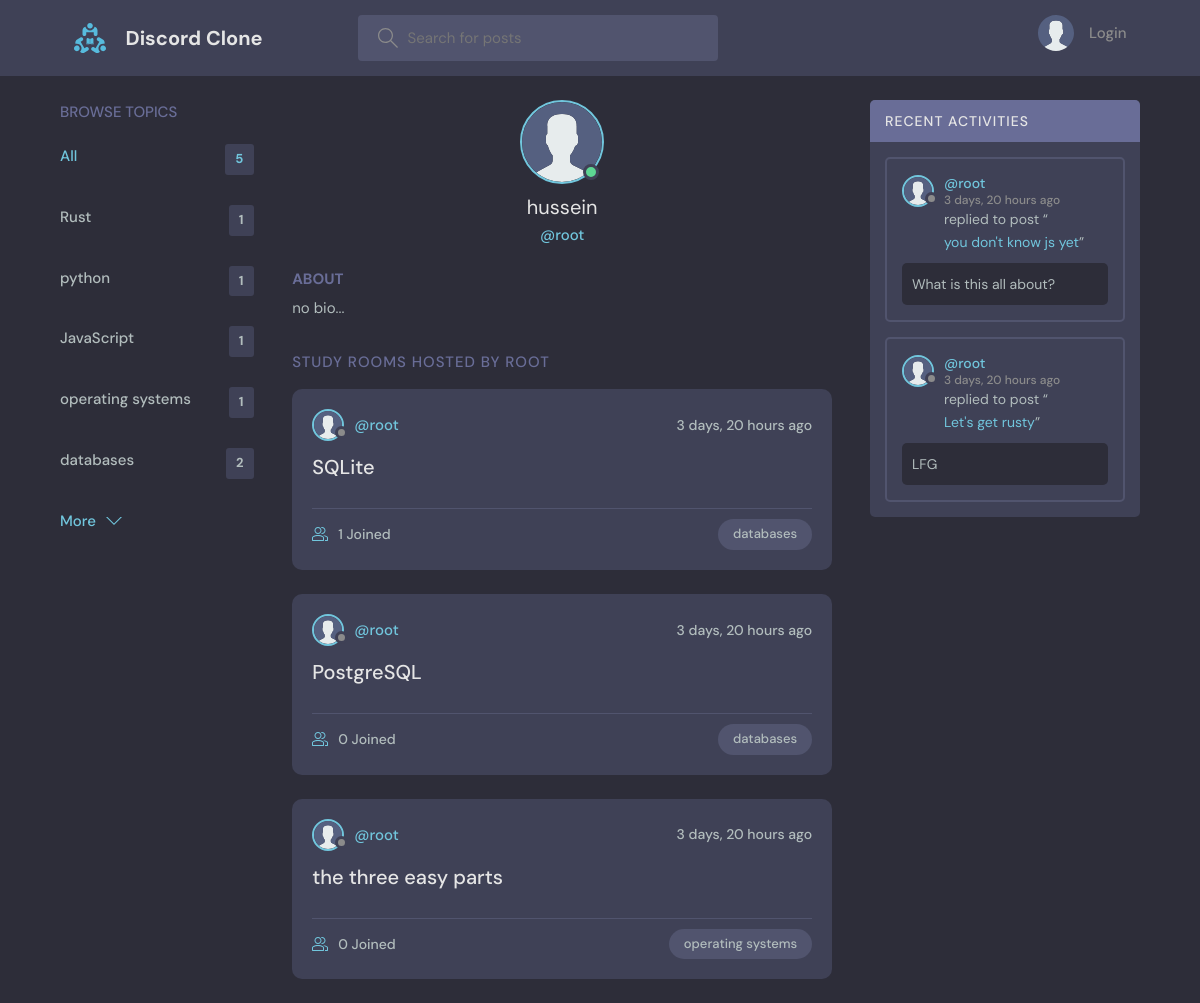
Page /profile/1/ on the committed database.
### base/models.py (models this page shows, shortened)
class Topic(models.Model):
    name = models.CharField(max_length=100)

class User(AbstractUser):
    name = models.CharField(max_length=50, null=True)
    email = models.EmailField(unique=True)
    bio = models.TextField(default='no bio...',null=True)
    avatar = models.ImageField(null=True,default='avatar.svg')
    USERNAME_FIELD = 'email'
    REQUIRED_FIELDS = []

class Room(models.Model):
    name = models.CharField(max_length=100)
    description = models.TextField(null=True, blank=True)
    created_at = models.DateTimeField(auto_now_add=True)
    updated_at = models.DateTimeField(auto_now=True)
    host = models.ForeignKey(User,null=True,on_delete=models.SET_NULL)
    topic = models.ForeignKey(Topic,null=True,on_delete=models.SET_NULL)
    participants = models.ManyToManyField(User, related_name='participants')
    class Meta:
        ordering = ['-created_at', '-updated_at']
    def __str__(self):
        return self.name

class Message(models.Model):
    body = models.CharField(max_length=200)
    created_at = models.DateTimeField(auto_now_add=True)
    updated_at = models.DateTimeField(auto_now=True)
    user = models.ForeignKey(User,on_delete=models.CASCADE)
    room = models.ForeignKey(Room,on_delete=models.CASCADE)
    class Meta:
        ordering = ['-created_at', '-updated_at']

### base/views.py (the view)
# urls.py: path('profile/<str:id>/',views.user_profile,name='profile'),
def user_profile(request,id):
    user = User.objects.get(id=id)
    rooms = user.room_set.all()
    room_messages = user.message_set.all()
    topics = Topic.objects.all()
    context = {
        'user': user,
        'rooms': rooms,
        'room_messages': room_messages,
        'topics': topics,
    }
    return render(request, 'base/profile.html',context)

### base/templates/base/profile.html (shortened to what this page needs)
{% extends 'base.html' %}
{% block content %}
<main class="profile-page layout layout--3">
  <div class="container">
    {% include 'base/topics_component.html' %}
    <div class="roomList">
      <div class="profile">
        <div class="profile__avatar">
          <div class="avatar avatar--large active">
            <img src="{{user.avatar.url}}" />
          </div>
        </div>
        <div class="profile__info">
          <h3>{{user.name}}</h3>
          <p>@{{user.username}}</p>
        </div>
        <div class="profile__about">
          <h3>About</h3>
          <p>
            {{user.bio}}
          </p>
        </div>
      </div>
      <div class="roomList__header">
        <div>
          <h2>Study Rooms Hosted by {{user.username}}</a>
          </h2>
        </div>
      </div>
      {% include 'base/feed_component.html' %}
    </div>
    {% include 'base/activity_component.html' %}
  </div>
</main>
{% endblock content %}

### base/templates/base/topics_component.html
<div class="topics">
  <div class="topics__header">
      <h2>Browse Topics</h2>
  </div>
  <ul class="topics__list">
      <li>
          <a href="{% url 'home' %}" class="active">All <span>{{topics.count}}</span></a>
      </li>
      {% for topic in topics %}
      <li>
          <a href="{% url 'home' %}?q={{topic.name}}">{{topic.name}}<span>{{topic.room_set.all.count}}</span></a>
      </li>
      {% endfor %}
  </ul>
  <a class="btn btn--link" href="{% url 'topics' %}">
      More
      <svg version="1.1" xmlns="http://www.w3.org/2000/svg" width="32" height="32" viewBox="0 0 32 32">
          <title>chevron-down</title>
          <path d="M16 21l-13-13h-3l16 16 16-16h-3l-13 13z"></path>
      </svg>
  </a>
</div>

### base/templates/base/feed_component.html (shortened to what this page needs)
{% for room in rooms %}
<div class="roomListRoom">
    <div class="roomListRoom__header">
        <a href="{% url 'profile' room.host.id %}" class="roomListRoom__author">
            <div class="avatar avatar--small">
                <img src="{{room.host.avatar.url}}" />
            </div>
            <span>@{{room.host.username}}</span>
        </a>
        <div class="roomListRoom__actions">
            <span>{{room.created_at|timesince}} ago</span>
        </div>
    </div>
    <div class="roomListRoom__content">
        <a href="{% url 'room' room.id %}">{{room.name}}</a>
    </div>
    <div class="roomListRoom__meta">
        <a href="{% url 'room' room.id %}" class="roomListRoom__joined">
            {{room.participants.all.count}} Joined
        </a>
        <p class="roomListRoom__topic">{{room.topic.name}}</p>
    </div>
</div>
{% endfor %}

### base/templates/base/activity_component.html (shortened to what this page needs)
<div class="activities">
  <div class="activities__header">
      <h2>Recent Activities</h2>
  </div>
  {% for message in room_messages %}
  <div class="activities__box">
      <div class="activities__boxHeader roomListRoom__header">
          <a href="{% url 'profile' message.user.id %}" class="roomListRoom__author">
              <div class="avatar avatar--small">
                  <img src="{{message.user.avatar.url}}" />
              </div>
              <p>
                  @{{message.user.username}}
                  <span>{{message.created_at|timesince}} ago</span>
              </p>
          </a>
      </div>
      <div class="activities__boxContent">
          <p>replied to post “<a href="{% url 'room' message.room.id %}">{{message.room}}</a>”</p>
          <div class="activities__boxRoomContent">{{message.body}}</div>
      </div>
  </div>
  {% endfor %}
</div>

### rows in the picture
Topic: name "Rust", room_set.all.count "1"
Topic: name "python", room_set.all.count "1"
Topic: name "JavaScript", room_set.all.count "1"
Topic: name "operating systems", room_set.all.count "1"
Topic: name "databases", room_set.all.count "2"
User: avatar (placeholder picture), name "hussein", username "root", bio "no bio...", username "ROOT"
Room: host.avatar (placeholder picture), host.username "root", created_at "3 days, 20 hours", name "SQLite", participants.all.count "1", topic.name "databases"
Room: host.avatar (placeholder picture), host.username "root", created_at "3 days, 20 hours", name "PostgreSQL", participants.all.count "0", topic.name "databases"
Room: host.avatar (placeholder picture), host.username "root", created_at "3 days, 20 hours", name "the three easy parts", participants.all.count "0", topic.name "operating systems"
Message: user.avatar (placeholder picture), user.username "root", created_at "3 days, 20 hours", room "you don't know js yet", body "What is this all about?"
Message: user.avatar (placeholder picture), user.username "root", created_at "3 days, 20 hours", room "Let's get rusty", body "LFG"

### other values in the picture
{{ topics.count }} "5"
